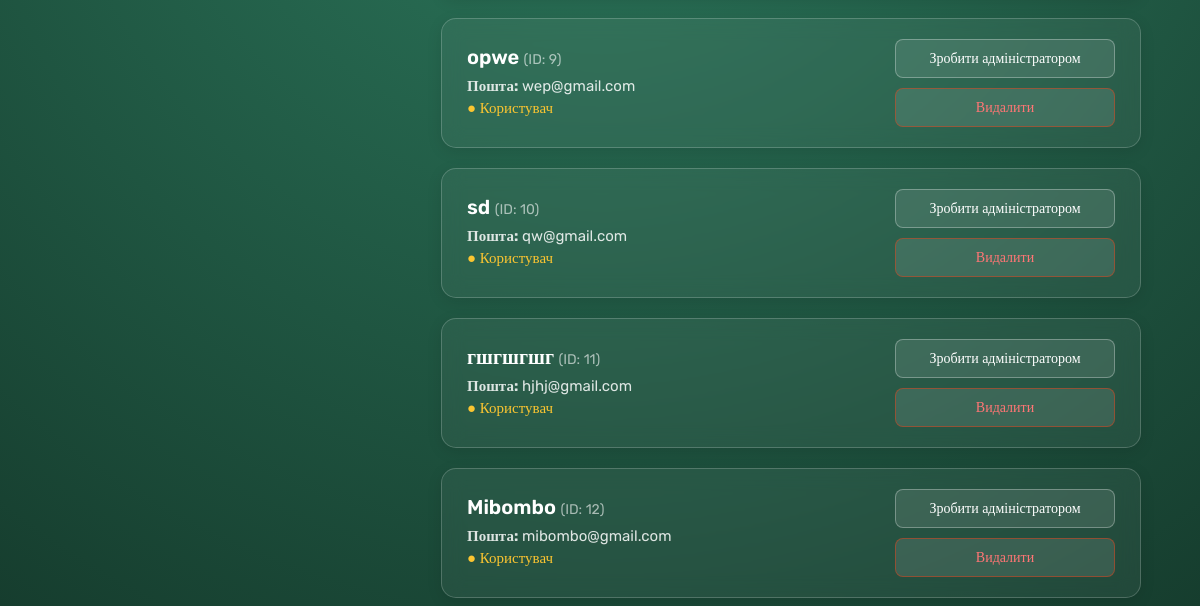
/all_users (signed in, lower part), run on an earlier commit of the app's database.
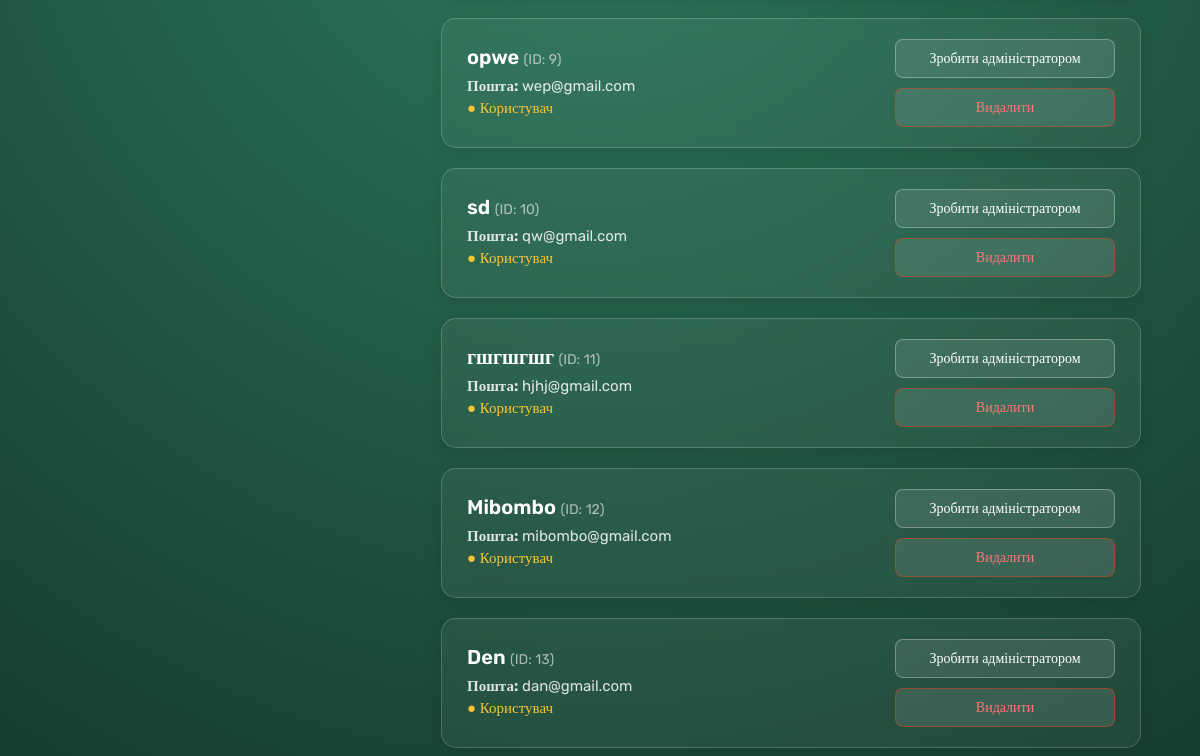
And on a later commit of the database.
### DB.py (models this page shows, shortened)
class User(UserMixin, db.Model):
    id = db.Column(db.Integer, primary_key=True)
    isAdmin = db.Column(db.Boolean, default=False)
    username = db.Column(db.String(150), unique=True, nullable=False)
    gmail = db.Column(db.String(150), unique=True, nullable=False)
    password_hash = db.Column(db.String(256), nullable=False)

### app.py (the view)
@app.route('/all_users', methods=['POST', 'GET'])
@login_required
@admin_required
def all_users():
    sort_by = request.args.get('sort', 'id')
    order = request.args.get('order', 'asc')
    valid_columns = ['id', 'username', 'gmail', 'isAdmin']
    if sort_by in valid_columns:
        column = getattr(User, sort_by)
        if order == 'desc':
            users = User.query.order_by(column.desc()).all()
        else:
            users = User.query.order_by(column.asc()).all()
    else:
        users = User.query.all()
    return render_template('all_user.html', users=users)

### app.py (called while the page is built)
@login_manager.user_loader
def load_user(user_id):
    return User.query.get(int(user_id))

### templates/all_user.html (shortened to what this page needs)
<!DOCTYPE html>
<html lang="en">
<head>
    <link rel="stylesheet" href="{{ url_for('static', filename='styles/admin-style.css') }}">
    <link rel="stylesheet" href="{{ url_for('static', filename='styles/btn-style.css')}}">
</head>
<body style="background: radial-gradient(circle at center, #2d7a5e 0%, #163d2e 100%);">
    <div style="display: flex; justify-content: center; width: 100%; gap: 40px;">
        <main class="users-container">
            {% for user in users %}
            <div class="user-card">
                <div class="user-info">
                    <h3>{{ user.username }} <span style="font-size: 14px; font-weight: normal; opacity: 0.6;">(ID: {{ user.id }})</span></h3>
                    <p><strong>Пошта:</strong> {{ user.gmail }}</p>
                    {% if user.isAdmin %}
                        <p class="status-admin">● Адміністратор</p>
                    {% else %}
                        <p class="status-user">● Користувач</p>
                    {% endif %}
                </div>
                <div class="user-actions">
                    <form action="{{ url_for('toggle_admin', id=user.id) }}" method="POST" style="margin: 0;">
                        <button type="submit" class="action-btn" onclick="return confirm('Ви впевнені?')">
                            {% if user.isAdmin %}
                                Зробити користувачем
                            {% else %}
                                Зробити адміністратором
                            {% endif %}
                        </button>
                    </form>
                    <form action="{{ url_for('delete_user', id=user.id) }}" method="POST" style="margin: 0;">
                        <button type="submit" class="action-btn delete-btn" onclick="return confirm('Ви впевнені?')">Видалити</button>
                    </form>
                </div>
            </div>
            {% endfor %}
        </main>
    </div>
</body>
</html>

What changed in the data, as far as the page shows it:
added User: username "Den", id "13", gmail "dan@gmail.com", isAdmin "● Користувач"
